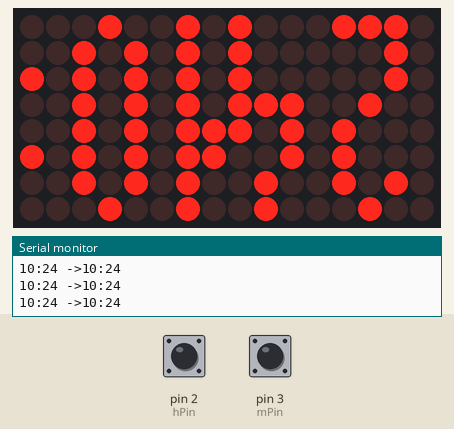
This sketch was run on a simulated Arduino Leonardo, built with avr-gcc and run on an emulated ATmega32U4. Shown: 16×8 LED matrix, the last lines printed to the serial monitor. The test bench sets the inputs (shaded band); at power-on: pin 2 (hPin) HIGH, pin 3 (mPin) HIGH. The local clock reads 2024-03-15 10:24:30 at power-on unless the sketch sets it.

Above: at 1.3 s.
1.4 s: pin 2 (hPin) pulled LOW for 3.2 s
At 1.68 s:
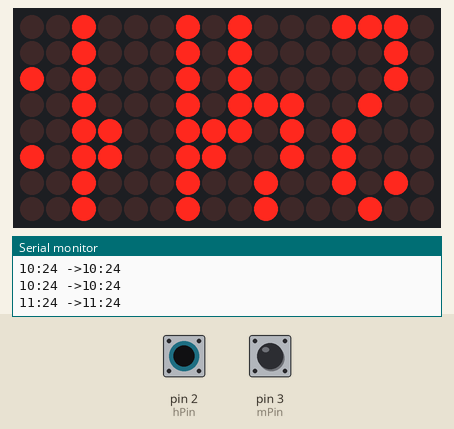
6.1 s: pin 3 (mPin) pulled LOW for 0.3 s
At 6.6 s:
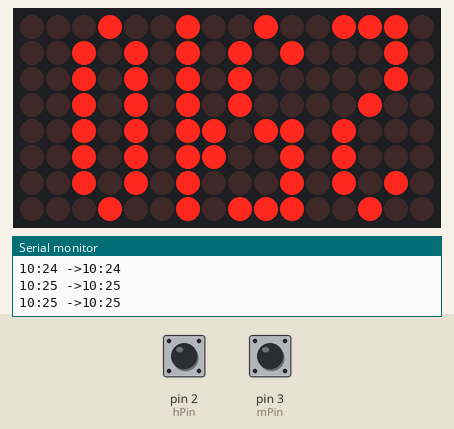
9.4 s: pin 2 (hPin) pulled LOW for 0.3 s
At 10.8 s:
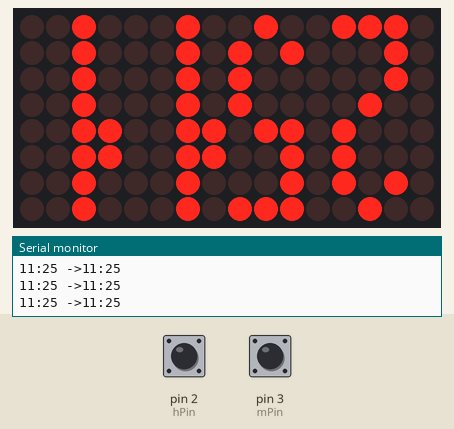
12.7 s: pin 3 (mPin) pulled LOW for 3.2 s
At 17.0 s:
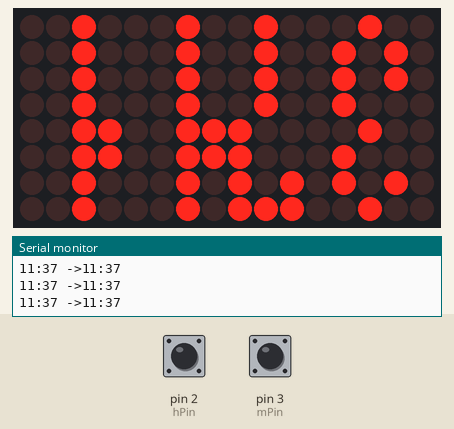
17.4 s: pin 2 (hPin) pulled LOW for 1 s
At 19.7 s:
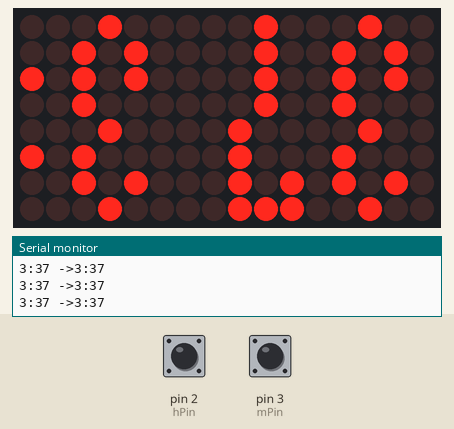
19.9 s: pin 3 (mPin) pulled LOW for 1 s
At 21.6 s:
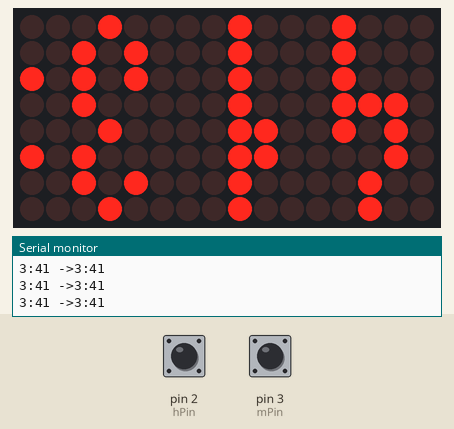
Timing chart, 0 to 23.1 s (numbered marks = the images above; inputs shaded):
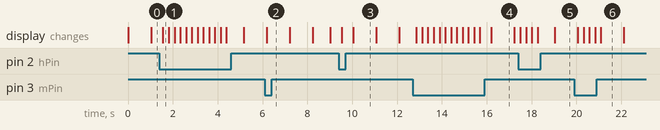

The sketch:

RTC_clock_adj.ino
```cpp
// adjusting RTC clock inspired by https://www.hackster.io/garysat/arduino-cheap-minimal-parts-digital-clock-0d750a
// adaptded by Nicu FLORICA (niq_ro)
// http://www.arduinotehniq.com/
// https://nicuflorica.blogspot.com/
// https://arduinotehniq.blogspot.com/


#include <LedControl.h>
#include "RTClib.h"  // https://github.com/adafruit/RTClib
RTC_DS1307 rtc;
/* DS3231/DS1307 RTC module to Arduino bord:
  VCC connects to pin 5V
  GND connets to pin GND
  SCL connects to pin A5 (CL)
  SDA connects to pin A4 (SDA)
 */


/* MAX7219 led display module to Arduino board:
  VCC connects to pin 5V
  GND connets to pin GND
  DIN connects to pin 12
  CLK connects to pin 10
  CS connects to pin 11
*/

LedControl lc = LedControl(12, 10, 11, 2);  // DIN, CLK, CS, numbers of matrix

byte mm1, mm5, h, m, s;
byte ultM = 10, ultH = 10;
byte secunda = 0;
byte secunda0 = 0;
byte hPin = 2, mPin = 3;   // pins for adjust hours amd minutes
boolean ajustaH = true, ajustaM = true;
byte h0, m0;

void setup() {
  while (!Serial); // for Leonardo/Micro/Zero

  Serial.begin(9600);
  if (! rtc.begin()) {
    Serial.println("Couldn't find RTC");
    while (1);
  }
  if (! rtc.isrunning()) {
    Serial.println("RTC is NOT running!");
    // following line sets the RTC to the date & time this sketch was compiled
    // rtc.adjust(DateTime(F(__DATE__), F(__TIME__)));
    // This line sets the RTC with an explicit date & time, for example to set
    // January 21, 2014 at 3am you would call:
    // rtc.adjust(DateTime(2014, 1, 21, 3, 0, 0));
  }
  //rtc.adjust(DateTime(F(__DATE__), F(__TIME__)));  // manual adjust (uncomment line, upload, comment line, upload again)

  pinMode(hPin, INPUT_PULLUP);
  pinMode(mPin, INPUT_PULLUP);

  lc.shutdown(0, false);      // power-saving mode on startup
  lc.setIntensity(0, 2);     // Set the brightness to maximum value
  lc.clearDisplay(0);         // and clear the display
  lc.shutdown(1, false);      // power-saving mode on startup
  lc.setIntensity(1, 2);     // Set the brightness to maximum value
  lc.clearDisplay(1);         // and clear the display
}  // end setup

void Display() {
  //  here is the data for the characters, see https://www.riyas.org/2013/12/online-led-matrix-font-generator-with.html
  byte one0[8] = {0x20,0x20,0x30,0x30,0x20,0x20,0x20,0x20};
  byte two0[8] = {0x10,0x28,0x20,0x20,0x10,0x08,0x08,0x38};
  byte three0[8] = {0x10,0x28,0x20,0x10,0x20,0x28,0x28,0x10};
  byte four0[8] = {0x10,0x10,0x08,0x28,0x38,0x20,0x20,0x20};
  byte five0[8] = {0x38,0x08,0x08,0x18,0x20,0x20,0x28,0x10};
  byte six0[8] = {0x10,0x28,0x08,0x18,0x28,0x28,0x28,0x10};
  byte seven0[8] = {0x38,0x28,0x20,0x20,0x10,0x10,0x10,0x10};
  byte eight0[8] = {0x10,0x28,0x28,0x10,0x28,0x28,0x28,0x10};
  byte nine0[8] = {0x10,0x28,0x28,0x28,0x30,0x20,0x28,0x10};
  byte ten0[8] = {0x12,0x2a,0x2b,0x2b,0x2a,0x2a,0x2a,0x12};
  byte eleven0[8] = {0x22,0x22,0x33,0x33,0x22,0x22,0x22,0x22};
  byte twelve0[8] = {0x12,0x2a,0x23,0x23,0x12,0x0a,0x0a,0x3a};

  byte one1[8] = {0x20,0x20,0xb0,0x30,0x20,0xa0,0x20,0x20};
  byte two1[8] = {0x10,0x28,0xa0,0x20,0x10,0x88,0x08,0x38};
  byte three1[8] = {0x10,0x28,0xa0,0x10,0x20,0xa8,0x28,0x10};
  byte four1[8] = {0x10,0x10,0x88,0x28,0x38,0xa0,0x20,0x20};
  byte five1[8] = {0x38,0x08,0x88,0x18,0x20,0xa0,0x28,0x10};
  byte six1[8] = {0x10,0x28,0x88,0x18,0x28,0xa8,0x28,0x10};
  byte seven1[8] = {0x38,0x28,0xa0,0x20,0x10,0x90,0x10,0x10};
  byte eight1[8] = {0x10,0x28,0xa8,0x10,0x28,0xa8,0x28,0x10};
  byte nine1[8] = {0x10,0x28,0xa8,0x28,0x30,0xa0,0x28,0x10};
  byte ten1[8] = {0x12,0x2a,0xab,0x2b,0x2a,0xaa,0x2a,0x12};
  byte eleven1[8] = {0x22,0x22,0xb3,0x33,0x22,0xa2,0x22,0x22};
  byte twelve1[8] = {0x12,0x2a,0xa3,0x23,0x12,0x8a,0x0a,0x3a};

  // 0-9
  byte zero2[8] = {0x44,0xaa,0xaa,0xaa,0xaa,0xaa,0xaa,0x44}; //00
  byte one2[8] = {0x84,0x8a,0xca,0xca,0x8a,0x8a,0x8a,0x84}; //01
  byte two2[8] = {0x44,0xaa,0x8a,0x8a,0x4a,0x2a,0x2a,0xe4}; //02
  byte three2[8] = {0x44,0xaa,0x8a,0x4a,0x8a,0xaa,0xaa,0x44}; //03
  byte four2[8] = {0x44,0x4a,0x2a,0xaa,0xea,0x8a,0x8a,0x84}; //04
  byte five2[8] = {0xe4,0x2a,0x2a,0x6a,0x8a,0x8a,0xaa,0x44}; //05
  byte six2[8] = {0x44,0xaa,0x2a,0x6a,0xaa,0xaa,0xaa,0x44}; //06
  byte seven2[8] = {0xe4,0xaa,0x8a,0x8a,0x4a,0x4a,0x4a,0x44}; //07
  byte eight2[8] = {0x44,0xaa,0xaa,0x4a,0xaa,0xaa,0xaa,0x44}; //08
  byte nine2[8] = {0x44,0xaa,0xaa,0xaa,0xca,0x8a,0xaa,0x44}; //09
  // 10-19
  byte ten2[8] = {0x48,0xa8,0xac,0xac,0xa8,0xa8,0xa8,0x48}; //10
  byte eleven2[8] = {0x88,0x88,0xcc,0xcc,0x88,0x88,0x88,0x88}; //11
  byte twelve2[8] = {0x48,0xa8,0x8c,0x8c,0x48,0x28,0x28,0xe8}; //12
  byte thirteen2[8] = {0x48,0xa8,0x8c,0x4c,0x88,0xa8,0xa8,0x48}; //13
  byte fourteen2[8] = {0x48,0x48,0x2c,0xac,0xe8,0x88,0x88,0x88}; //14
  byte fifteen2[8] = {0xe8,0x28,0x2c,0x6c,0x88,0x88,0xa8,0x48}; //15
  byte sixteen2[8] = {0x48,0xa8,0x2c,0x6c,0xa8,0xa8,0xa8,0x48}; //16
  byte seventeen2[8] = {0xe8,0xa8,0x8c,0x8c,0x48,0x48,0x48,0x48}; //17
  byte eighteen2[8] = {0x48,0xa8,0xac,0x4c,0xa8,0xa8,0xa8,0x48}; //18
  byte nineteen2[8] = {0x48,0xa8,0xac,0xac,0xc8,0x88,0xa8,0x48}; //19

  // 20-29
  byte twenty2[8] = {0x44,0xaa,0xa8,0xa8,0xa4,0xa2,0xa2,0x4e}; //20
  byte twentyone2[8] = {0x84,0x8a,0xc8,0xc8,0x84,0x82,0x82,0x8e}; //21
  byte twentytwo2[8] = {0x44,0xaa,0x88,0x88,0x44,0x22,0x22,0xee}; //22
  byte twentythree2[8] = {0x44,0xaa,0x88,0x48,0x84,0xa2,0xa2,0x4e}; //23
  byte twentyfour2[8] = {0x44,0x4a,0x28,0xa8,0xe4,0x82,0x82,0x8e}; //24
  byte twentyfive2[8] = {0xe4,0x2a,0x28,0x68,0x84,0x82,0xa2,0x4e}; //25
  byte twentysix2[8] = {0x44,0xaa,0x28,0x68,0xa4,0xa2,0xa2,0x4e}; //26
  byte twentyseven2[8] = {0xe4,0xaa,0x88,0x88,0x44,0x42,0x42,0x4e}; //27
  byte twentyeight2[8] = {0x44,0xaa,0xa8,0x48,0xa4,0xa2,0xa2,0x4e}; //28
  byte twentynine2[8] = {0x44,0xaa,0xa8,0xa8,0xc4,0x82,0xa2,0x4e}; //29

  // 30-39
  byte thirty2[8] = {0x44,0xaa,0xa8,0xa4,0xa8,0xaa,0xaa,0x44}; //30
  byte thirtyone2[8] = {0x84,0x8a,0xc8,0xc4,0x88,0x8a,0x8a,0x84}; //31
  byte thirtytwo2[8] = {0x44,0xaa,0x88,0x84,0x48,0x2a,0x2a,0xe4}; //32
  byte thirtythree2[8] = {0x44,0xaa,0x88,0x44,0x88,0xaa,0xaa,0x44}; //33
  byte thirtyfour2[8] = {0x44,0x4a,0x28,0xa4,0xe8,0x8a,0x8a,0x84}; //34
  byte thirtyfive2[8] = {0xe4,0x2a,0x28,0x64,0x88,0x8a,0xaa,0x44}; //35
  byte thirtysix2[8] = {0x44,0xaa,0x28,0x64,0xa8,0xaa,0xaa,0x44}; //36
  byte thirtyseven2[8] = {0xe4,0xaa,0x88,0x84,0x48,0x4a,0x4a,0x44}; //37
  byte thirtyeight2[8] = {0x44,0xaa,0xa8,0x44,0xa8,0xaa,0xaa,0x44}; //38
  byte thirtynine2[8] = {0x44,0xaa,0xa8,0xa4,0xc8,0x8a,0xaa,0x44}; //39


  // 40-49
  byte forty2[8] = {0x44,0xa4,0xa2,0xaa,0xae,0xa8,0xa8,0x48}; //40
  byte fortyone2[8] = {0x84,0x84,0xc2,0xca,0x8e,0x88,0x88,0x88}; //41
  byte fortytwo2[8] = {0x44,0xa4,0x82,0x8a,0x4e,0x28,0x28,0xe8}; //42
  byte fortythree2[8] = {0x44,0xa4,0x82,0x4a,0x8e,0xa8,0xa8,0x48}; //43
  byte fortyfour2[8] = {0x44,0x44,0x22,0xaa,0xee,0x88,0x88,0x88}; //44
  byte fortyfive2[8] = {0xe4,0x24,0x22,0x6a,0x8e,0x88,0xa8,0x48}; //45
  byte fortysix2[8] = {0x44,0xa4,0x22,0x6a,0xae,0xa8,0xa8,0x48}; //46
  byte fortyseven2[8] = {0xe4,0xa4,0x82,0x8a,0x4e,0x48,0x48,0x48}; //47
  byte fortyeight2[8] = {0x44,0xa4,0xa2,0x4a,0xae,0xa8,0xa8,0x48}; //48
  byte fortynine2[8] = {0x44,0xa4,0xa2,0xaa,0xce,0x88,0xa8,0x48}; //49

  // 50-59
  byte fifty2[8] = {0x4e,0xa2,0xa2,0xa6,0xa8,0xa8,0xaa,0x44}; //50
  byte fiftyone2[8] = {0x8e,0x82,0xc2,0xc6,0x88,0x88,0x8a,0x84}; //51
  byte fiftytwo2[8] = {0x4e,0xa2,0x82,0x86,0x48,0x28,0x2a,0xe4}; //52
  byte fiftythree2[8] = {0x4e,0xa2,0x82,0x46,0x88,0x88,0xaa,0x44}; //53
  byte fiftyfour2[8] = {0x4e,0x42,0x22,0xa6,0xe8,0x88,0x8a,0x84}; //54
  byte fiftyfive2[8] = {0xee,0x22,0x22,0x66,0x88,0x88,0xaa,0x44}; //55
  byte fiftysix2[8] = {0x4e,0xa2,0x22,0x66,0xa8,0xa8,0xaa,0x44}; //56
  byte fiftyseven2[8] = {0xee,0xa2,0x82,0x86,0x48,0x48,0x4a,0x44}; //57
  byte fiftyeight2[8] = {0x4e,0xa2,0xa2,0x46,0xa8,0xa8,0xaa,0x44}; //58
  byte fiftynine2[8] = {0x4e,0xa2,0xa2,0xa6,0xc8,0x88,0xaa,0x44}; //59

  // now set hour
  if (h == 1)
  {
    for (int n = 0; n < 8; n++) {
      lc.setRow(0, 7-n, one0[n]);
    }
  }

if (secunda % 2 == 0)
 {
  if (h == 2)
  {
    for (int n = 0; n < 8; n++) {
      lc.setRow(0, 7-n, two0[n]);
    }
  }
  if (h == 3)
  {
    for (int n = 0; n < 8; n++) {
      lc.setRow(0, 7-n, three0[n]);
    }

  }

  if (h == 4)
  {
    for (int n = 0; n < 8; n++) {
      lc.setRow(0, 7-n, four0[n]);
    }

  }
  if (h == 5)
  {
    for (int n = 0; n < 8; n++) {
      lc.setRow(0, 7-n, five0[n]);
    }

  }

  if (h == 6)
  {
    for (int n = 0; n < 8; n++) {
      lc.setRow(0, 7-n, six0[n]);
    }

  }

  if (h == 7)
  {
    for (int n = 0; n < 8; n++) {
      lc.setRow(0, 7-n, seven0[n]);
    }

  }

  if (h == 8)
  {
    for (int n = 0; n < 8; n++) {
      lc.setRow(0, 7-n, eight0[n]);
    }

  }
  if (h == 9)
  {
    for (int n = 0; n < 8; n++) {
      lc.setRow(0, 7-n, nine0[n]);
    }

  }

  if (h == 10)
  {
    for (int n = 0; n < 8; n++) {
      lc.setRow(0, 7-n, ten0[n]);
    }

  }

  if (h == 11)
  {
    for (int n = 0; n < 8; n++) {
      lc.setRow(0, 7-n, eleven0[n]);
    }
  }

  if (h == 12)
  {
    for (int n = 0; n < 8; n++) {
      lc.setRow(0, 7-n, twelve0[n]);
    }
  }
}
else
{
  if (h == 1)
  {
    for (int n = 0; n < 8; n++) {
      lc.setRow(0, 7-n, one1[n]);
    }
  }

  if (h == 2)
  {
    for (int n = 0; n < 8; n++) {
      lc.setRow(0, 7-n, two1[n]);
    }
  }
  if (h == 3)
  {
    for (int n = 0; n < 8; n++) {
      lc.setRow(0, 7-n, three1[n]);
    }

  }

  if (h == 4)
  {
    for (int n = 0; n < 8; n++) {
      lc.setRow(0, 7-n, four1[n]);
    }

  }
  if (h == 5)
  {
    for (int n = 0; n < 8; n++) {
      lc.setRow(0, 7-n, five1[n]);
    }

  }

  if (h == 6)
  {
    for (int n = 0; n < 8; n++) {
      lc.setRow(0, 7-n, six1[n]);
    }

  }

  if (h == 7)
  {
    for (int n = 0; n < 8; n++) {
      lc.setRow(0, 7-n, seven1[n]);
    }

  }

  if (h == 8)
  {
    for (int n = 0; n < 8; n++) {
      lc.setRow(0, 7-n, eight1[n]);
    }

  }
  if (h == 9)
  {
    for (int n = 0; n < 8; n++) {
      lc.setRow(0, 7-n, nine1[n]);
    }

  }

  if (h == 10)
  {
    for (int n = 0; n < 8; n++) {
      lc.setRow(0, 7-n, ten1[n]);
    }

  }

  if (h == 11)
  {
    for (int n = 0; n < 8; n++) {
      lc.setRow(0, 7-n, eleven1[n]);
    }

  }

  if (h == 12)
  {
    for (int n = 0; n < 8; n++) {
      lc.setRow(0, 7-n, twelve1[n]);
    }

  }
}


  // now set minute
  if (m == 0)
  {
    for (int n = 0; n < 8; n++) {
      lc.setRow(1, 7-n, zero2[n]);
    }

  }

  if (m == 1)
  {
    for (int n = 0; n < 8; n++) {
      lc.setRow(1, 7-n, one2[n]);
    }

  }

  if (m == 2)
  {
    for (int n = 0; n < 8; n++) {
      lc.setRow(1, 7-n, two2[n]);
    }

  }

  if (m == 3)
  {
    for (int n = 0; n < 8; n++) {
      lc.setRow(1, 7-n, three2[n]);
    }

  }

  if (m == 4)
  {
    for (int n = 0; n < 8; n++) {
      lc.setRow(1, 7-n, four2[n]);
    }

  }

  if (m == 5)
  {
    for (int n = 0; n < 8; n++) {
      lc.setRow(1, 7-n, five2[n]);
    }

  }

  if (m == 6)
  {
    for (int n = 0; n < 8; n++) {
      lc.setRow(1, 7-n, six2[n]);
    }

  }

  if (m == 7)
  {
    for (int n = 0; n < 8; n++) {
      lc.setRow(1, 7-n, seven2[n]);
    }

  }

  if (m == 8)
  {
    for (int n = 0; n < 8; n++) {
      lc.setRow(1, 7-n, eight2[n]);
    }

  }
  if (m == 9)
  {
    for (int n = 0; n < 8; n++) {
      lc.setRow(1, 7-n, nine2[n]);
    }

  }

  if (m == 10)
  {
    for (int n = 0; n < 8; n++) {
      lc.setRow(1, 7-n, ten2[n]);
    }

  }

  if (m == 11)
  {
    for (int n = 0; n < 8; n++) {
      lc.setRow(1, 7-n, eleven2[n]);
    }

  }

  if (m == 12)
  {
    for (int n = 0; n < 8; n++) {
      lc.setRow(1, 7-n, twelve2[n]);
    }

  }

  if (m == 13)
  {
    for (int n = 0; n < 8; n++) {
      lc.setRow(1, 7-n, thirteen2[n]);
    }

  }

  if (m == 14)
  {
    for (int n = 0; n < 8; n++) {
      lc.setRow(1, 7-n, fourteen2[n]);
    }

  }
  if (m == 15)
  {
    for (int n = 0; n < 8; n++) {
      lc.setRow(1, 7-n, fifteen2[n]);
    }

  }
  if (m == 16)
  {
    for (int n = 0; n < 8; n++) {
      lc.setRow(1, 7-n, sixteen2[n]);
    }

  }

  if (m == 17)
  {
    for (int n = 0; n < 8; n++) {
      lc.setRow(1, 7-n, seventeen2[n]);
    }

  }

  if (m == 18)
  {
    for (int n = 0; n < 8; n++) {
      lc.setRow(1, 7-n, eighteen2[n]);
    }

  }

  if (m == 19)
  {
    for (int n = 0; n < 8; n++) {
      lc.setRow(1, 7-n, nineteen2[n]);
    }

  }

  if (m == 20)
  {
    for (int n = 0; n < 8; n++) {
      lc.setRow(1, 7-n, twenty2[n]);
    }

  }

  if (m == 21)
  {
    for (int n = 0; n < 8; n++) {
      lc.setRow(1, 7-n, twentyone2[n]);
    }

  }

  if (m == 22)
  {
    for (int n = 0; n < 8; n++) {
      lc.setRow(1, 7-n, twentytwo2[n]);
    }

  }

  if (m == 23)
  {
    for (int n = 0; n < 8; n++) {
      lc.setRow(1, 7-n, twentythree2[n]);
    }

  }

  if (m == 24)
  {
    for (int n = 0; n < 8; n++) {
      lc.setRow(1, 7-n, twentyfour2[n]);
    }

  }

  if (m == 25)
  {
    for (int n = 0; n < 8; n++) {
      lc.setRow(1, 7-n, twentyfive2[n]);
    }
  }

  if (m == 26)
  {
    for (int n = 0; n < 8; n++) {
      lc.setRow(1, 7-n, twentysix2[n]);
    }

  }

  if (m == 27)
  {
    for (int n = 0; n < 8; n++) {
      lc.setRow(1, 7-n, twentyseven2[n]);
    }

  }

  if (m == 28)
  {
    for (int n = 0; n < 8; n++) {
      lc.setRow(1, 7-n, twentyeight2[n]);
    }

  }

  if (m == 29)
  {
    for (int n = 0; n < 8; n++) {
      lc.setRow(1, 7-n, twentynine2[n]);
    }

  }

  if (m == 30)
  {
    for (int n = 0; n < 8; n++) {
      lc.setRow(1, 7-n, thirty2[n]);
    }

  }

  if (m == 31)
  {
    for (int n = 0; n < 8; n++) {
      lc.setRow(1, 7-n, thirtyone2[n]);
    }

  }

  if (m == 32)
  {
    for (int n = 0; n < 8; n++) {
      lc.setRow(1, 7-n, thirtytwo2[n]);
    }

  }

  if (m == 33)
  {
    for (int n = 0; n < 8; n++) {
      lc.setRow(1, 7-n, thirtythree2[n]);
    }

  }

  if (m == 34)
  {
    for (int n = 0; n < 8; n++) {
      lc.setRow(1, 7-n, thirtyfour2[n]);
    }

  }

  if (m == 35)
  {
    for (int n = 0; n < 8; n++) {
      lc.setRow(1, 7-n, thirtyfive2[n]);
    }

  }

  if (m == 36)
  {
    for (int n = 0; n < 8; n++) {
      lc.setRow(1, 7-n, thirtysix2[n]);
    }

  }

  if (m == 37)
  {
    for (int n = 0; n < 8; n++) {
      lc.setRow(1, 7-n, thirtyseven2[n]);
    }

  }

  if (m == 38)
  {
    for (int n = 0; n < 8; n++) {
      lc.setRow(1, 7-n, thirtyeight2[n]);
    }

  }

  if (m == 39)
  {
    for (int n = 0; n < 8; n++) {
      lc.setRow(1, 7-n, thirtynine2[n]);
    }

  }

  if (m == 40)
  {
    for (int n = 0; n < 8; n++) {
      lc.setRow(1, 7-n, forty2[n]);
    }

  }

  if (m == 41)
  {
    for (int n = 0; n < 8; n++) {
      lc.setRow(1, 7-n, fortyone2[n]);
    }

  }

  if (m == 42)
  {
    for (int n = 0; n < 8; n++) {
      lc.setRow(1, 7-n, fortytwo2[n]);
    }

  }

  if (m == 43)
  {
    for (int n = 0; n < 8; n++) {
      lc.setRow(1, 7-n, fortythree2[n]);
    }

  }

  if (m == 44)
  {
    for (int n = 0; n < 8; n++) {
      lc.setRow(1, 7-n, fortyfour2[n]);
    }

  }

  if (m == 45)
  {
    for (int n = 0; n < 8; n++) {
      lc.setRow(1, 7-n, fortyfive2[n]);
    }

  }

  if (m == 46)
  {
    for (int n = 0; n < 8; n++) {
      lc.setRow(1, 7-n, fortysix2[n]);
    }

  }

  if (m == 47)
  {
    for (int n = 0; n < 8; n++) {
      lc.setRow(1, 7-n, fortyseven2[n]);
    }

  }

  if (m == 48)
  {
    for (int n = 0; n < 8; n++) {
      lc.setRow(1, 7-n, fortyeight2[n]);
    }

  }

  if (m == 49)
  {
    for (int n = 0; n < 8; n++) {
      lc.setRow(1, 7-n, fortynine2[n]);
    }

  }

  if (m == 50)
  {
    for (int n = 0; n < 8; n++) {
      lc.setRow(1, 7-n, fifty2[n]);
    }

  }

  if (m == 51)
  {
    for (int n = 0; n < 8; n++) {
      lc.setRow(1, 7-n, fiftyone2[n]);
    }
  }

  if (m == 52)
  {
    for (int n = 0; n < 8; n++) {
      lc.setRow(1, 7-n, fiftytwo2[n]);
    }

  }

  if (m == 53)
  {
    for (int n = 0; n < 8; n++) {
      lc.setRow(1, 7-n, fiftythree2[n]);
    }

  }
  if (m == 54)
  {
    for (int n = 0; n < 8; n++) {
      lc.setRow(1, 7-n, fiftyfour2[n]);
    }

  }

  if (m == 55)
  {
    for (int n = 0; n < 8; n++) {
      lc.setRow(1, 7-n, fiftyfive2[n]);
    }

  }

  if (m == 56)
  {
    for (int n = 0; n < 8; n++) {
      lc.setRow(1, 7-n, fiftysix2[n]);
    }

  }

  if (m == 57)
  {
    for (int n = 0; n < 8; n++) {
      lc.setRow(1, 7-n, fiftyseven2[n]);
    }

  }
  if (m == 58)
  {
    for (int n = 0; n < 8; n++) {
      lc.setRow(1, 7-n, fiftyeight2[n]);
    }

  }

  if (m == 59)
  {
    for (int n = 0; n < 8; n++) {
      lc.setRow(1, 7-n, fiftynine2[n]);
    }

  }
}


void loop() {
  // Setup of Hours & Minutes
  ajustaH = digitalRead(hPin);
  ajustaM = digitalRead(mPin);

  if (!ajustaH) {
    h = h + 1;
    if ( h > 23) h = 1;
    rtc.adjust(DateTime(2020, 2, 16, h, m, 0));
  }

  if (!ajustaM) {
    m = m + 1;
    if (m > 59) m = 0;
    rtc.adjust(DateTime(2020, 2, 16, h, m, 0));
  }

  DateTime now = rtc.now();  // read RTC
   h0 = now.hour(), DEC;
   m0 = now.minute(), DEC;
    Serial.print(h0);
    Serial.print(':');
    Serial.print(m0);
    Serial.print(" ->");
  if (h0 > 12) h = h0 - 12;
  else
  h = h0;
  if ( h == 0) h = 12;
  m = m0;
    Serial.print(h);
    Serial.print(':');
    Serial.print(m);
    Serial.println();

// secunda++;
  secunda = millis() / 1000;

if ( secunda != secunda0)
secunda0 = secunda;

  Display();
  delay(250);
} // end main loop
```

Measured:
- after the input at 1.4 s, the display: changes after 0.16 s (image 1)
- after the input at 6.1 s, the display: changes after 0.09 s (image 2)
- after the input at 9.4 s, the display: first changes after 0.13 s (image 3 shows a later state)
- after the input at 12.7 s, the display: first changes after 0.16 s (image 4 shows a later state)
- after the input at 17.4 s, the display: first changes after 0.09 s (image 5 shows a later state)
- after the input at 19.9 s, the display: first changes after 0.16 s (image 6 shows a later state)
- what the display in image 3 shows lasts 1.1 s, from 10.0 s to 11.1 s
